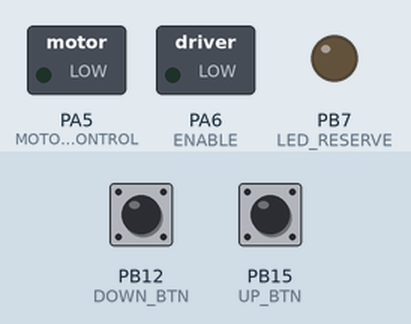
The sketch below on a simulated STM32 Blue Pill. Shown: switched loads named in the sketch (green lamp = pin HIGH), output pins drawn as LEDs (lit = HIGH). The test bench sets the inputs (shaded band); at power-on: PB12 (DOWN_BTN) HIGH, PB15 (UP_BTN) HIGH.

Above: at 1.2 s.
1.3 s: PB12 (DOWN_BTN) pulled LOW for 0.15 s
At 1.38 s:
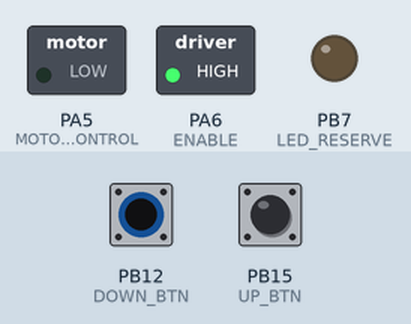
2.9 s: PB15 (UP_BTN) pulled LOW for 0.15 s
At 2.97 s:
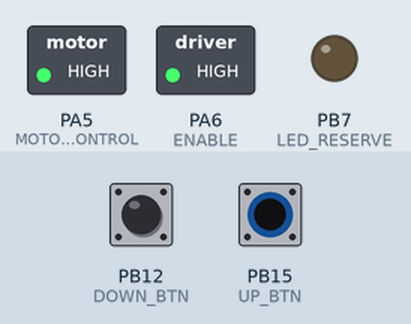
4.5 s: PB15 (UP_BTN) pulled LOW for 3.2 s
At 8.1 s:
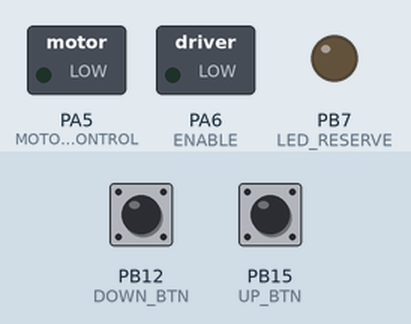
9.2 s: PB12 (DOWN_BTN) pulled LOW for 3.2 s
At 10.3 s:
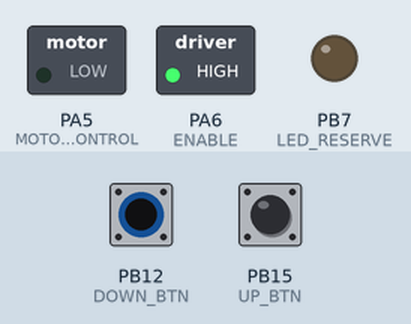
Timing chart, 0 to 13.9 s (numbered marks = the images above; inputs shaded):
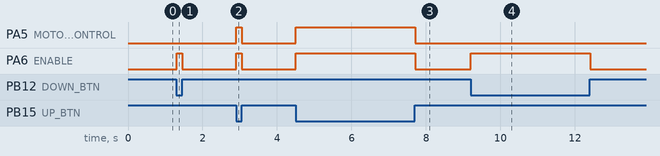

The sketch:

motorControl.ino
```cpp
#define DOWN_BTN PB12
#define UP_BTN PB15
#define ENABLE PA6  // EN
#define MOTOR_CONTROL PA5  // PH
#define LED_RESERVE PB7

void setup() {
  // BUTTON PIN CONFIGURATION
  pinMode(DOWN_BTN, INPUT_PULLUP);
  pinMode(UP_BTN, INPUT_PULLUP);

  // MOTOR DRIVER PIN OUTPUT
  pinMode(ENABLE, OUTPUT);
  pinMode(MOTOR_CONTROL, OUTPUT);

  // RESERVED PIN, THIS TABLE DID NOT USE
  pinMode(LED_RESERVE, OUTPUT);

  // MOTOR INITIALIZED STOPPED
  digitalWrite(ENABLE, LOW);
  digitalWrite(MOTOR_CONTROL, LOW);
}

void loop() {

  if (digitalRead(DOWN_BTN) == LOW && digitalRead(UP_BTN) == LOW) {
  // BOTH PRESSED, STOP
  digitalWrite(ENABLE, LOW);
  digitalWrite(MOTOR_CONTROL, LOW);
  }

  // CHECK DOWN BUTTON (active low)
  else if (digitalRead(DOWN_BTN) == LOW) {
    digitalWrite(ENABLE, HIGH);
    digitalWrite(MOTOR_CONTROL, LOW);   // PH = LOW
  }
  // CHECK UP BUTTON (pull high)
  else if (digitalRead(UP_BTN) == LOW) {
    digitalWrite(ENABLE, HIGH);
    digitalWrite(MOTOR_CONTROL, HIGH);  // PH = HIGH
  }
  // No button pressed - Stop
  else {
    digitalWrite(ENABLE, LOW);   // EN = LOW
    digitalWrite(MOTOR_CONTROL, LOW);   // PH = LOW
  }

  delay(10);  // DEBOUNCE 10MS
}
```

Measured:
- after the input at 1.3 s, PA6 (ENABLE): LOW → HIGH at once, → LOW 0.15 s later
- after the input at 2.9 s, PA5 (MOTOR_CONTROL), PA6 (ENABLE): LOW → HIGH at once, → LOW 0.15 s later
- after the input at 4.5 s, PA5 (MOTOR_CONTROL), PA6 (ENABLE): LOW → HIGH at once, → LOW 3.2 s later
- after the input at 9.2 s, PA6 (ENABLE): LOW → HIGH at once, → LOW 3.2 s later
